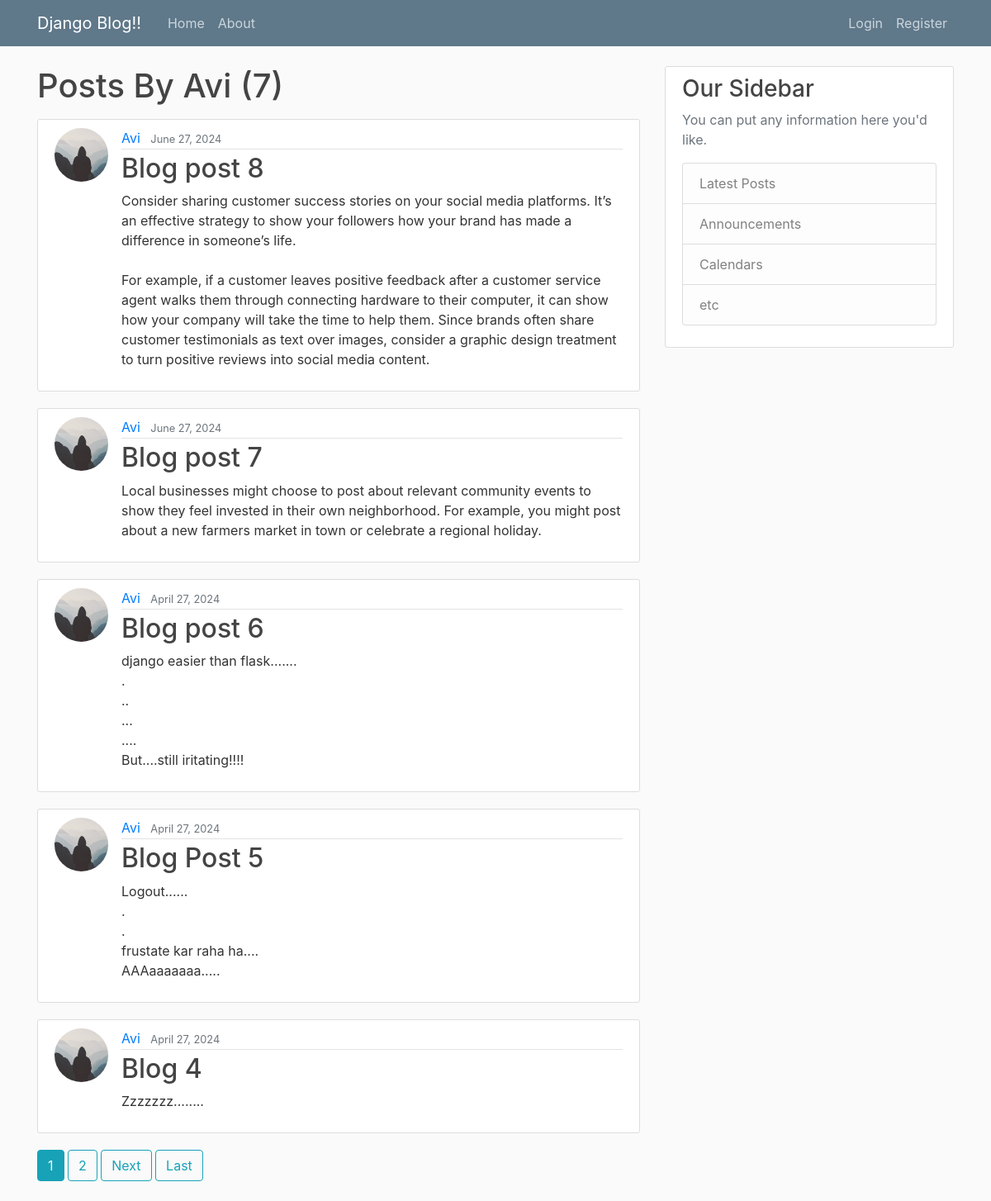
Page /user/Avi on the committed database.
### blog/models.py (models this page shows, shortened)
class Post(models.Model):
    title = models.CharField(max_length=100)
    content = models.TextField()
    date_posted = models.DateTimeField(default=timezone.now)
    author = models.ForeignKey(User, on_delete=models.CASCADE)

### users/models.py (models this page shows, shortened)
class Profile(models.Model):
    user = models.OneToOneField(User, on_delete=models.CASCADE)
    image = models.ImageField(default='default.jpg', upload_to='profile_pics')

### blog/views.py (the view)
# urls.py: path('user/<str:username>', UserPostListView.as_view(), name='user-posts'),
class UserPostListView(ListView):
    model = Post
    template_name = 'blog/user_posts.html' #<app>/<model>_<viewtype>.html
    context_object_name = 'posts'
    ordering = ['-date_posted']
    paginate_by = 5
    def get_queryset(self):
        user = get_object_or_404(User, username=self.kwargs.get('username'))
        return Post.objects.filter(author=user).order_by('-date_posted')

### blog/templates/blog/user_posts.html (shortened to what this page needs)
{% extends "blog/base.html" %}
{% block content %}
    <h1 class="mb-3">Posts By {{ view.kwargs.username }} ({{ page_obj.paginator.count }})</h1>
    {% for post in posts %}
        <article class="media content-section">
          <img class="rounded-circle article-img" src="{{ post.author.profile.image.url }}">
          <div class="media-body">
            <div class="article-metadata">
              <a class="mr-2" href="{% url 'user-posts' post.author.username %}">{{ post.author }}</a>
              <small class="text-muted">{{ post.date_posted|date:"F d, Y" }}</small>
            </div>
            <h2><a class="article-title" href="{% url 'post-detail' post.id %}">{{ post.title }}</a></h2>
            <p class="article-content">{{ post.content }}</p>
          </div>
        </article>
    {% endfor %}
    {% if is_paginated %}
      {% for num in page_obj.paginator.page_range %}
        {% if page_obj.number == num %}
          <a class="btn btn-info mb-4" href="?page={{ num }}">{{ num }}</a>
        {% elif num > page_obj.number|add:'-3' and num < page_obj.number|add:'3' %}
          <a class="btn btn-outline-info mb-4" href="?page={{ num }}">{{ num }}</a>
        {% endif %}
      {% endfor %}
      {% if page_obj.has_next %}
        <a class="btn btn-outline-info mb-4" href="?page={{ page_obj.next_page_number }}">Next</a>
        <a class="btn btn-outline-info mb-4" href="?page={{ page_obj.paginator.num_pages }}">Last</a>
      {% endif %}
    {% endif %}
{% endblock content %}

### blog/static/blog/main.css (style rules this page uses)
body { background: #fafafa; color: #333333; margin-top: 5rem; }
h1, h2, h3, h4, h5, h6 { color: #444444; }
.content-section { background: #ffffff; padding: 10px 20px; border: 1px solid #dddddd; border-radius: 3px; margin-bottom: 20px; }
.article-title { color: #444444; }
.article-content { white-space: pre-line; }
.article-img { height: 65px; width: 65px; margin-right: 16px; }
.article-metadata { padding-bottom: 1px; margin-bottom: 4px; border-bottom: 1px solid #e3e3e3 }

### rows in the picture
Post: author.profile.image (placeholder picture), author "Avi", date_posted "June 27, 2024", title "Blog post 8", content "Consider sharing customer success stories on your social media platforms. It’s an effective strategy to show your followers how your brand has made a difference in someone’s life. For example, if a customer leaves positive feedback after a customer service agent walks them through connecting hardware to their computer, it can show how your company will take the time to help them. Since brands often share customer testimonials as text over images, consider a graphic design treatment to turn positive reviews into social media content."
Post: author.profile.image (placeholder picture), author "Avi", date_posted "June 27, 2024", title "Blog post 7", content "Local businesses might choose to post about relevant community events to show they feel invested in their own neighborhood. For example, you might post about a new farmers market in town or celebrate a regional holiday."
Post: author.profile.image (placeholder picture), author "Avi", date_posted "April 27, 2024", title "Blog post 6", content "django easier than flask....... . .. ... .... But....still iritating!!!!"
Post: author.profile.image (placeholder picture), author "Avi", date_posted "April 27, 2024", title "Blog Post 5", content "Logout...... . . frustate kar raha ha.... AAAaaaaaaa....."
Post: author.profile.image (placeholder picture), author "Avi", date_posted "April 27, 2024", title "Blog 4", content "Zzzzzzz........"

### other values in the picture
{{ view.kwargs.username }} "Avi"
{{ page_obj.paginator.count }} "7"
{{ num }} "1"
{{ num }} "2"
